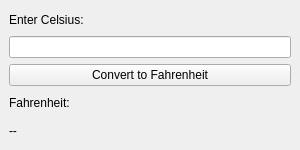
<?xml version="1.0" encoding="UTF-8"?>
<ui version="4.0">
 <class>MainWindow</class>
 <widget class="QMainWindow" name="MainWindow">
  <property name="geometry">
   <rect>
    <x>0</x>
    <y>0</y>
    <width>300</width>
    <height>150</height>
   </rect>
  </property>
  <property name="windowTitle">
   <string>Temperature Converter</string>
  </property>
  <widget class="QWidget" name="centralwidget">
   <layout class="QVBoxLayout" name="verticalLayout">
    <item>
     <widget class="QLabel" name="label">
      <property name="text">
       <string>Enter Celsius:</string>
      </property>
     </widget>
    </item>
    <item>
     <widget class="QLineEdit" name="input_celsius"/>
    </item>
    <item>
     <widget class="QPushButton" name="btn_convert">
      <property name="text">
       <string>Convert to Fahrenheit</string>
      </property>
     </widget>
    </item>
    <item>
     <widget class="QLabel" name="label_2">
      <property name="text">
       <string>Fahrenheit:</string>
      </property>
     </widget>
    </item>
    <item>
     <widget class="QLabel" name="output_fahrenheit">
      <property name="text">
       <string>--</string>
      </property>
     </widget>
    </item>
   </layout>
  </widget>
 </widget>
 <resources/>
 <connections/>
</ui>
